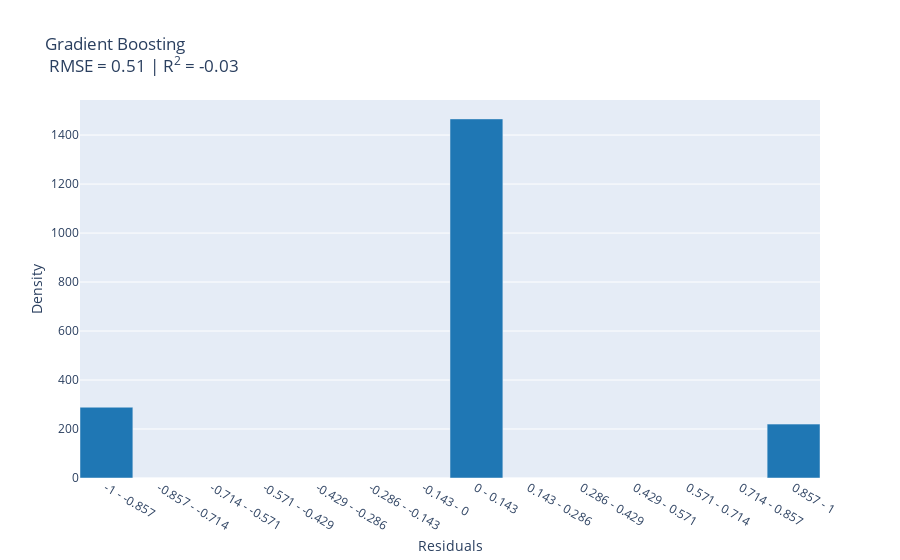

The notebook cell saved with this chart:
### Markdown cell above
### InterpretML

### Code cell
from interpret.perf import RegressionPerf
from plotly.offline import init_notebook_mode, iplot
init_notebook_mode(connected=True)

blackbox_perf = RegressionPerf(model.predict).explain_perf(test_X, test_y, name='Gradient Boosting')
iplot(blackbox_perf.visualize())

### Figure 1 — Plotly figure (JSON) as saved in the notebook; plotly's stock layout.template omitted (floating-point values rounded to 4 significant figures)
{"data": [{"marker": {"color": "#1f77b4"}, "name": "", "type": "bar", "width": 1, "x": ["-1 - -0.857", "-0.857 - -0.714", "-0.714 - -0.571", "-0.571 - -0.429", "-0.429 - -0.286", "-0.286 - -0.143", "-0.143 - 0", "0 - 0.143", "0.143 - 0.286", "0.286 - 0.429", "0.429 - 0.571", "0.571 - 0.714", "0.714 - 0.857", "0.857 - 1"], "y": [289, 0, 0, 0, 0, 0, 0, 1466, 0, 0, 0, 0, 0, 220]}], "layout": {"hovermode": "closest", "showlegend": false, "title": {"text": "Gradient Boosting <br> RMSE = 0.51 | R<sup>2</sup> = -0.03"}, "xaxis": {"title": {"text": "Residuals"}}, "yaxis": {"title": {"text": "Density"}}}}
